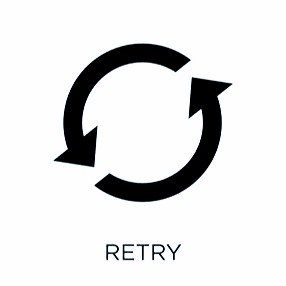
#> input picture Signature-Matching-main/images/retry.jpg, 286 x 286 px
$ python -i virtualPainter.py   (imports and definitions only)
#> lines starting #> are read from the running program, lines starting #| are printed output that depends on the picture
import cv2
import numpy as np
import os
import time
import handTrackingModule as htm


#########################
brushThickness = 40
#########################


def airsigner():
    retry_button = cv2.imread("images/retry.jpg")
#> retry_button is the input picture: shape (286, 286, 3); mean B, G, R 227.6, 227.4, 227.2
    retry_button = cv2.resize(retry_button, (128, 128))
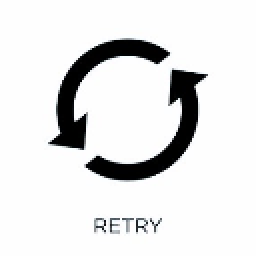
#> retry_button: shape (128, 128, 3) (shown 2 times larger); mean B, G, R 227.6, 227.4, 227.2

    check_button = cv2.imread("images/check.jpg")
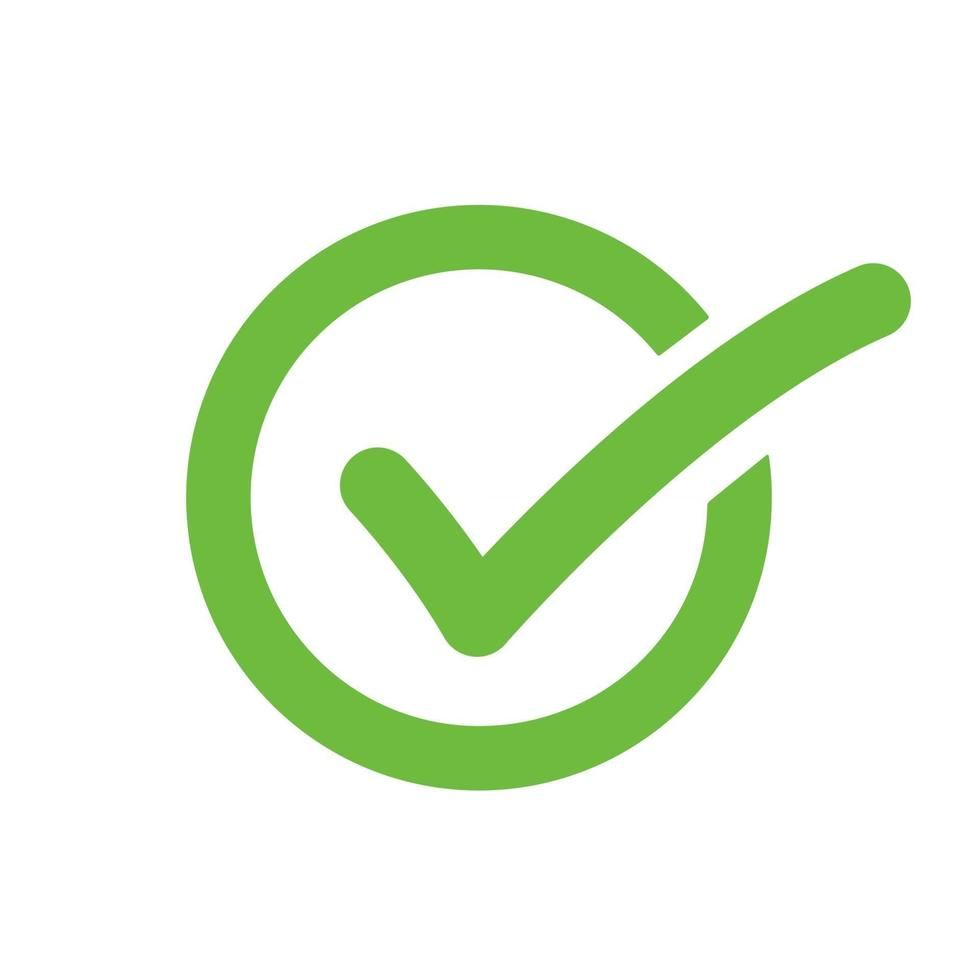
#> input picture Signature-Matching-main/images/check.jpg, 980 x 980 px
#> check_button is the input picture: shape (980, 980, 3); mean B, G, R 224.7, 244.2, 232.3
    check_button = cv2.resize(check_button, (128, 128))
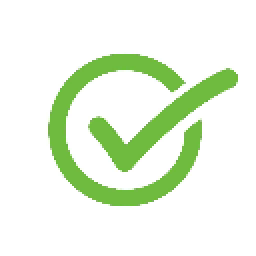
#> check_button: shape (128, 128, 3) (shown 2 times larger); mean B, G, R 224.7, 244.1, 232.3

    drawColor = (0, 255, 0)

    xp, yp = 0, 0

    imgCanvas = np.zeros((720, 1280, 3), np.uint8)

#> (the run stopped early here; a loop or call above may not have finished)
